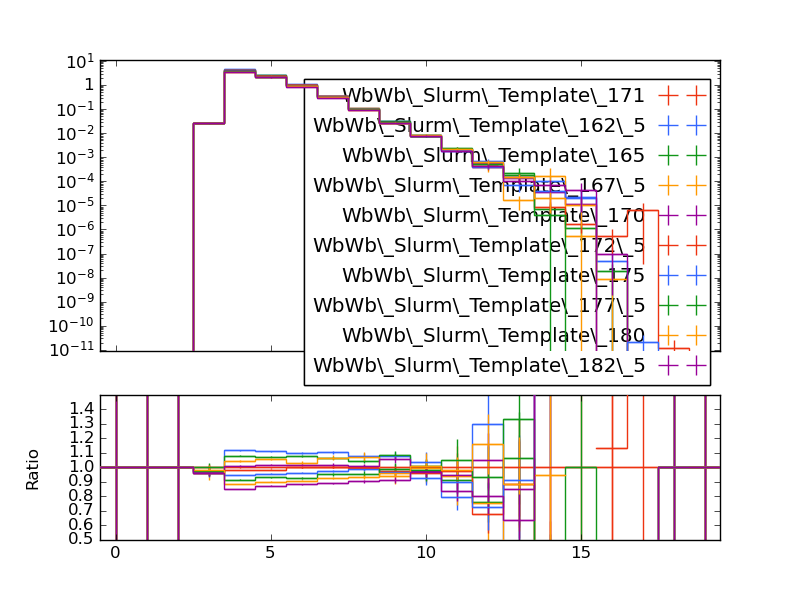

This chart was generated by the following Python code:
#! /usr/bin/env python

# This Python script was auto-generated using YODA v2.0.1.
# Analysis object: /WbWb_singlelepton/njets
# Timestamp: 12-01-2026 (12:51:18)

import matplotlib as mpl
import matplotlib.pyplot as plt
mpl.use('Agg') # comment out for interactive use
import os
import numpy as np

plotDir = os.path.split(os.path.realpath(__file__))[0]
if 'YODA_USER_PLOT_PATH' in globals():
    plot_outdir = globals()['YODA_USER_PLOT_PATH']
else:
    plot_outdir = plotDir

#plot style
plt.style.use(os.path.join(plotDir, '../default.mplstyle'))

plt.rcParams['text.usetex'] = False
plt.style.use(['classic'])
plt.rc('font', family='DejaVu Sans')
# plot metadata
figW, figH = plt.rcParams['figure.figsize']
ax_xLabel = r''
ax_yLabel = r''
ax_title  = r''
ax_xScale = 'linear'
ax_yScale = 'log'
xLims = (-0.5, 19.5)
yLims = (9e-12, 11.0)

# TeX-friendly labels for the legend
labels = {
    'legend' : ([ r"WbWb\_Slurm\_Template\_171", r"WbWb\_Slurm\_Template\_162\_5", r"WbWb\_Slurm\_Template\_165", r"WbWb\_Slurm\_Template\_167\_5", r"WbWb\_Slurm\_Template\_170", r"WbWb\_Slurm\_Template\_172\_5", r"WbWb\_Slurm\_Template\_175", r"WbWb\_Slurm\_Template\_177\_5", r"WbWb\_Slurm\_Template\_180", r"WbWb\_Slurm\_Template\_182\_5" ], r""),
}

# Adjust canvas width and height
canvasW = 10.0
canvasH = 9.0
figW *= canvasW/10.
figH *= canvasH/9.

# Create figure and axis objects
fig, (ax, ratio0_ax) = plt.subplots(2, 1, sharex=True,
                  figsize=(figW,figH), gridspec_kw={'height_ratios': (6.0, 3.0)})

# Set figure margins
plt.subplots_adjust(
    left   = 1.0 * plt.rcParams['figure.subplot.left'],
    right  = 1.0 * plt.rcParams['figure.subplot.right'],
    top    = 1.0 * plt.rcParams['figure.subplot.top'],
    bottom = 1.0 * plt.rcParams['figure.subplot.bottom'])

ratio0_ax.yaxis.set_major_locator(mpl.ticker.MultipleLocator(0.1))
ratio0_ax.set_ylim(0.5, 1.4999)
ratio0_ax.set_ylabel('Ratio')

# the numerical data is stored in a separate file
dataf = dict()
prefix = os.path.split(__file__)[0]
if prefix:    prefix = prefix + '/'
exec(open(prefix+'njets__data.py').read(), dataf)


legend_handles = dict() # keep track of handles for the legend

# style options for curves
# starts at zorder>=5 to draw curve on top of legend
styles = {
  'WbWb_LO_PS_Had_171/Analysis/WbWb_Slurm_Template_171.yoda.gz': {
    'color' : '#EE3311',
    'linestyle' : '-',
    'linewidth' : 1,
    'marker' : 'none',
    'markersize' : 2,
    'capsize' : 0.0,
    'zorder' : 5,
    'histstyle' : 1,
    'drawstyle' : 'steps-pre',
    'xerrorbars' : 1,
    'yerrorbars' : 1,
    'fillcolor' : None,
    'fillopacity' : 1.0,
    'ratio0_linestyle' : '-',
    'ratio0_linewidth' : 1,
    'ratio0_marker' : 'none',
    'ratio0_markersize' : 2,
    'ratio0_capsize' : 0.0,
    'ratio0_zorder' : 5,
    'ratio0_histstyle' : 1,
    'ratio0_drawstyle' : 'steps-pre',
    'ratio0_xerrorbars' : 1,
    'ratio0_yerrorbars' : 1,
  },
  'WbWb_LO_PS_Had_162/Analysis/WbWb_Slurm_Template_162_5.yoda.gz': {
    'color' : '#3366FF',
    'linestyle' : '-',
    'linewidth' : 1,
    'marker' : 'none',
    'markersize' : 2,
    'capsize' : 0.0,
    'zorder' : 6,
    'histstyle' : 1,
    'drawstyle' : 'steps-pre',
    'xerrorbars' : 1,
    'yerrorbars' : 1,
    'fillcolor' : None,
    'fillopacity' : 1.0,
    'ratio0_linestyle' : '-',
    'ratio0_linewidth' : 1,
    'ratio0_marker' : 'none',
    'ratio0_markersize' : 2,
    'ratio0_capsize' : 0.0,
    'ratio0_zorder' : 6,
    'ratio0_histstyle' : 1,
    'ratio0_drawstyle' : 'steps-pre',
    'ratio0_xerrorbars' : 1,
    'ratio0_yerrorbars' : 1,
  },
  'WbWb_LO_PS_Had_165/Analysis/WbWb_Slurm_Template_165.yoda.gz': {
    'color' : '#109618',
    'linestyle' : '-',
    'linewidth' : 1,
    'marker' : 'none',
    'markersize' : 2,
    'capsize' : 0.0,
    'zorder' : 7,
    'histstyle' : 1,
    'drawstyle' : 'steps-pre',
    'xerrorbars' : 1,
    'yerrorbars' : 1,
    'fillcolor' : None,
    'fillopacity' : 1.0,
    'ratio0_linestyle' : '-',
    'ratio0_linewidth' : 1,
    'ratio0_marker' : 'none',
    'ratio0_markersize' : 2,
    'ratio0_capsize' : 0.0,
    'ratio0_zorder' : 7,
    'ratio0_histstyle' : 1,
    'ratio0_drawstyle' : 'steps-pre',
    'ratio0_xerrorbars' : 1,
    'ratio0_yerrorbars' : 1,
  },
  'WbWb_LO_PS_Had_167/Analysis/WbWb_Slurm_Template_167_5.yoda.gz': {
    'color' : '#FF9900',
    'linestyle' : '-',
    'linewidth' : 1,
    'marker' : 'none',
    'markersize' : 2,
    'capsize' : 0.0,
    'zorder' : 8,
    'histstyle' : 1,
    'drawstyle' : 'steps-pre',
    'xerrorbars' : 1,
    'yerrorbars' : 1,
    'fillcolor' : None,
    'fillopacity' : 1.0,
    'ratio0_linestyle' : '-',
    'ratio0_linewidth' : 1,
    'ratio0_marker' : 'none',
    'ratio0_markersize' : 2,
    'ratio0_capsize' : 0.0,
    'ratio0_zorder' : 8,
    'ratio0_histstyle' : 1,
    'ratio0_drawstyle' : 'steps-pre',
    'ratio0_xerrorbars' : 1,
    'ratio0_yerrorbars' : 1,
  },
  'WbWb_LO_PS_Had_170/Analysis/WbWb_Slurm_Template_170.yoda.gz': {
    'color' : '#990099',
    'linestyle' : '-',
    'linewidth' : 1,
    'marker' : 'none',
    'markersize' : 2,
    'capsize' : 0.0,
    'zorder' : 9,
    'histstyle' : 1,
    'drawstyle' : 'steps-pre',
    'xerrorbars' : 1,
    'yerrorbars' : 1,
    'fillcolor' : None,
    'fillopacity' : 1.0,
    'ratio0_linestyle' : '-',
    'ratio0_linewidth' : 1,
    'ratio0_marker' : 'none',
    'ratio0_markersize' : 2,
    'ratio0_capsize' : 0.0,
    'ratio0_zorder' : 9,
    'ratio0_histstyle' : 1,
    'ratio0_drawstyle' : 'steps-pre',
    'ratio0_xerrorbars' : 1,
    'ratio0_yerrorbars' : 1,
  },
  'WbWb_LO_PS_Had_172/Analysis/WbWb_Slurm_Template_172_5.yoda.gz': {
    'color' : '#EE3311',
    'linestyle' : '-',
    'linewidth' : 1,
    'marker' : 'none',
    'markersize' : 2,
    'capsize' : 0.0,
    'zorder' : 10,
    'histstyle' : 1,
    'drawstyle' : 'steps-pre',
    'xerrorbars' : 1,
    'yerrorbars' : 1,
    'fillcolor' : None,
    'fillopacity' : 1.0,
    'ratio0_linestyle' : '-',
    'ratio0_linewidth' : 1,
    'ratio0_marker' : 'none',
    'ratio0_markersize' : 2,
    'ratio0_capsize' : 0.0,
    'ratio0_zorder' : 10,
    'ratio0_histstyle' : 1,
    'ratio0_drawstyle' : 'steps-pre',
    'ratio0_xerrorbars' : 1,
    'ratio0_yerrorbars' : 1,
  },
  'WbWb_LO_PS_Had_175/Analysis/WbWb_Slurm_Template_175.yoda.gz': {
    'color' : '#3366FF',
    'linestyle' : '-',
    'linewidth' : 1,
    'marker' : 'none',
    'markersize' : 2,
    'capsize' : 0.0,
    'zorder' : 11,
    'histstyle' : 1,
    'drawstyle' : 'steps-pre',
    'xerrorbars' : 1,
    'yerrorbars' : 1,
    'fillcolor' : None,
    'fillopacity' : 1.0,
    'ratio0_linestyle' : '-',
    'ratio0_linewidth' : 1,
    'ratio0_marker' : 'none',
    'ratio0_markersize' : 2,
    'ratio0_capsize' : 0.0,
    'ratio0_zorder' : 11,
    'ratio0_histstyle' : 1,
    'ratio0_drawstyle' : 'steps-pre',
    'ratio0_xerrorbars' : 1,
    'ratio0_yerrorbars' : 1,
  },
  'WbWb_LO_PS_Had_177/Analysis/WbWb_Slurm_Template_177_5.yoda.gz': {
    'color' : '#109618',
    'linestyle' : '-',
    'linewidth' : 1,
    'marker' : 'none',
    'markersize' : 2,
    'capsize' : 0.0,
    'zorder' : 12,
    'histstyle' : 1,
    'drawstyle' : 'steps-pre',
    'xerrorbars' : 1,
    'yerrorbars' : 1,
    'fillcolor' : None,
    'fillopacity' : 1.0,
    'ratio0_linestyle' : '-',
    'ratio0_linewidth' : 1,
    'ratio0_marker' : 'none',
    'ratio0_markersize' : 2,
    'ratio0_capsize' : 0.0,
    'ratio0_zorder' : 12,
    'ratio0_histstyle' : 1,
    'ratio0_drawstyle' : 'steps-pre',
    'ratio0_xerrorbars' : 1,
    'ratio0_yerrorbars' : 1,
  },
  'WbWb_LO_PS_Had_180/Analysis/WbWb_Slurm_Template_180.yoda.gz': {
    'color' : '#FF9900',
    'linestyle' : '-',
    'linewidth' : 1,
    'marker' : 'none',
    'markersize' : 2,
    'capsize' : 0.0,
    'zorder' : 13,
    'histstyle' : 1,
    'drawstyle' : 'steps-pre',
    'xerrorbars' : 1,
    'yerrorbars' : 1,
    'fillcolor' : None,
    'fillopacity' : 1.0,
    'ratio0_linestyle' : '-',
    'ratio0_linewidth' : 1,
    'ratio0_marker' : 'none',
    'ratio0_markersize' : 2,
    'ratio0_capsize' : 0.0,
    'ratio0_zorder' : 13,
    'ratio0_histstyle' : 1,
    'ratio0_drawstyle' : 'steps-pre',
    'ratio0_xerrorbars' : 1,
    'ratio0_yerrorbars' : 1,
  },
  'WbWb_LO_PS_Had_182/Analysis/WbWb_Slurm_Template_182_5.yoda.gz': {
    'color' : '#990099',
    'linestyle' : '-',
    'linewidth' : 1,
    'marker' : 'none',
    'markersize' : 2,
    'capsize' : 0.0,
    'zorder' : 14,
    'histstyle' : 1,
    'drawstyle' : 'steps-pre',
    'xerrorbars' : 1,
    'yerrorbars' : 1,
    'fillcolor' : None,
    'fillopacity' : 1.0,
    'ratio0_linestyle' : '-',
    'ratio0_linewidth' : 1,
    'ratio0_marker' : 'none',
    'ratio0_markersize' : 2,
    'ratio0_capsize' : 0.0,
    'ratio0_zorder' : 14,
    'ratio0_histstyle' : 1,
    'ratio0_drawstyle' : 'steps-pre',
    'ratio0_xerrorbars' : 1,
    'ratio0_yerrorbars' : 1,
  },
}

# curve from input yoda files in main panel
for label, yvals in dataf['yvals'].items():
    if all(np.isnan(v) for v in dataf['yvals'][label]):
        continue
    tmp = None
    if styles[label]['histstyle']: # draw as histogram
        xpos = dataf['xedges'][label] if styles[label]['drawstyle'] else dataf['xpoints'][label]
        ypos = np.insert(yvals, 0, yvals[0]) if styles[label]['drawstyle'] else yvals
        if styles[label]['fillcolor']: # fill area below curve
            ax.fill_between(xpos, ypos, step='pre',
                            color=styles[label]['fillcolor'],
                            alpha=styles[label]['fillopacity'])
        tmp, = ax.plot(xpos, ypos,
                       color=styles[label]['color'],
                       linestyle=styles[label]['linestyle'],
                       linewidth=styles[label]['linewidth'],
                       drawstyle=styles[label]['drawstyle'], solid_joinstyle='miter',
                       zorder=styles[label]['zorder'], label=label)
    tmp = ax.errorbar(dataf['xpoints'][label], yvals,
                      xerr=np.array(dataf['xerrs'][label])*styles[label]['xerrorbars'],
                      yerr=np.array(dataf['yerrs'][label])*styles[label]['yerrorbars'],
                      fmt=styles[label]['marker'], capsize=styles[label]['capsize'],
                      markersize=styles[label]['markersize'],
                      ecolor=styles[label]['color'],
                      color=styles[label]['color'], zorder=styles[label]['zorder'])
    tmp[-1][0].set_linestyle(styles[label]['linestyle'])
    tmp[-1][0].set_linewidth(styles[label]['linewidth'])
    if label in dataf['add_legend_handle']:  legend_handles[label] = tmp
    for varLabel in dataf['variation_yvals'].keys():
        if varLabel.startswith(label):
            tmp, = ax.plot(dataf['xedges'][label], dataf['variation_yvals'][varLabel],
                           color=styles[label]['color'],
                           linestyle=styles[label]['linestyle'],
                           linewidth=styles[label]['linewidth'],
                           drawstyle='steps-pre', solid_joinstyle='miter',
                           zorder=styles[label]['zorder'], alpha=0.5)


# plots on ratio panel
# curve from input yoda files in ratio panel
for label, yvals in dataf['ratio0_yvals'].items():
    if all(np.isnan(v) for v in yvals):
        continue
    if styles[label]['ratio0_histstyle']: # plot as histogram
        xpos = dataf['xedges']['WbWb_LO_PS_Had_171/Analysis/WbWb_Slurm_Template_171.yoda.gz'] if styles[label]['ratio0_drawstyle'] else dataf['xpoints']['WbWb_LO_PS_Had_171/Analysis/WbWb_Slurm_Template_171.yoda.gz']
        ypos = np.insert(yvals, 0, yvals[0]) if styles[label]['ratio0_drawstyle'] else yvals
        ratio0_ax.plot(xpos, ypos,
                       color=styles[label]['color'],
                       linewidth=styles[label]['linewidth'],
                       linestyle=styles[label]['ratio0_linestyle'],
                       drawstyle=styles[label]['ratio0_drawstyle'], zorder=styles[label]['zorder'],
                       solid_joinstyle='miter')
    tmp = ratio0_ax.errorbar(dataf['xpoints']['WbWb_LO_PS_Had_171/Analysis/WbWb_Slurm_Template_171.yoda.gz'], yvals,
                             xerr=np.array(dataf['ref_xerrs'])*styles[label]['ratio0_xerrorbars'],
                             yerr=np.array(dataf['ratio0_yerrs'][label])*styles[label]['ratio0_yerrorbars'],
                             fmt=styles[label]['ratio0_marker'], capsize=styles[label]['ratio0_capsize'],
                             markersize=styles[label]['ratio0_markersize'],
                             ecolor=styles[label]['color'],
                             color=styles[label]['color'])
    tmp[-1][0].set_linestyle(styles[label]['ratio0_linestyle'])
    tmp[-1][0].set_linewidth(styles[label]['ratio0_linewidth'])

    for varlabel in dataf['ratio0_variation_vals'].keys():
        if varlabel.startswith(label):
            ratio0_ax.plot(dataf['xedges']['WbWb_LO_PS_Had_171/Analysis/WbWb_Slurm_Template_171.yoda.gz'],
                            dataf['ratio0_variation_vals'][varlabel],
                            color=styles[label]['color'],
                            linestyle=styles[label]['linestyle'],
                            linewidth=styles[label]['linewidth'],
                            drawstyle='steps-pre', solid_joinstyle='miter',
                            zorder=1, alpha=0.5)

legend_items = list(legend_handles.values())
ax.add_artist(ax.legend(legend_items,
                        labels['legend'][0],
                        title=labels['legend'][1],
                        alignment='right',
                        loc='upper right',
                        bbox_to_anchor=(1.0, 0.97),markerfirst=False))

# set plot metadata as defined above
ratio0_ax.set_xlabel(ax_xLabel)
ratio0_ax.xaxis.set_label_coords(1., -0.15)
ax.set_ylabel(ax_yLabel, ha='right', va='top')
ax.yaxis.set_label_coords(-0.11, 1.0)
ax.set_title(ax_title, loc='left')
ax.set_xscale(ax_xScale)
ax.set_yscale(ax_yScale)
ax.set_xlim(xLims)
ax.set_ylim(yLims)

# tick formatting
plt.rcParams['xtick.top'] = True
plt.rcParams['ytick.right'] = True
ax.yaxis.set_major_locator(mpl.ticker.LogLocator(base=10.0, numticks=np.inf))
ax.yaxis.set_minor_locator(mpl.ticker.LogLocator(
                           base=10.0, subs=np.arange(0.1, 1, 0.1), numticks=np.inf))
fig.align_ylabels((ax, ratio0_ax))
plt.savefig(os.path.join(plot_outdir, 'njets.pdf'), format='PDF')
plt.savefig(os.path.join(plot_outdir, 'njets.png'), format='PNG')

plt.close(fig)
